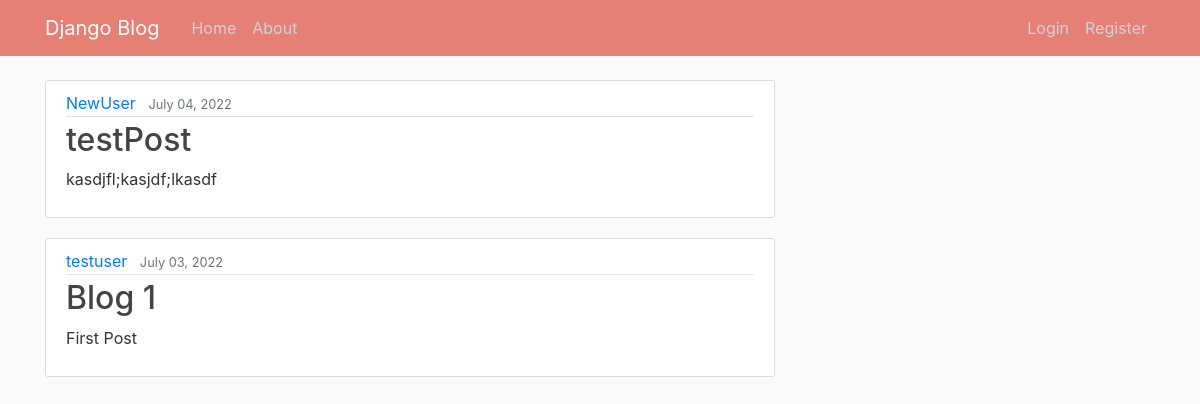
Before: / with the older database file.
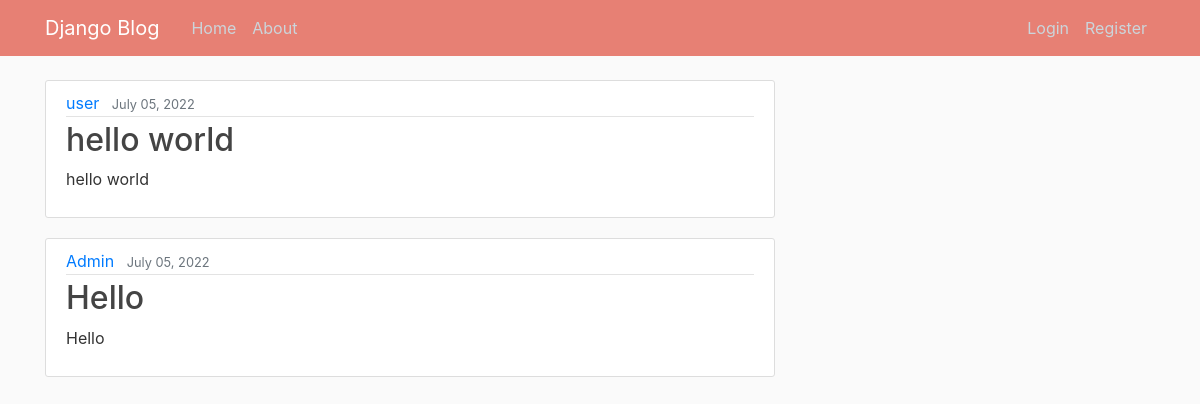
After: the same page with the newer database file.
### blog/models.py (models this page shows, shortened)
class Post(models.Model):
    title = models.CharField(max_length=100)
    content = models.TextField()
    date_posted = models.DateTimeField(default=timezone.now)
    author = models.ForeignKey(User, on_delete=models.CASCADE)

### blog/views.py (the view)
# urls.py: path('', PostListView.as_view(), name='blog-home'),
class PostListView(ListView):
    model = Post
    template_name = 'blog/home.html'
    context_object_name = 'posts'
    ordering = ['-date_posted']

### blog/templates/blog/home.html
{% extends "blog/base.html" %}
{% block content %}
    {% for post in posts %}
        <article class="media content-section">
          <div class="media-body">
            <div class="article-metadata">
              <a class="mr-2" href="#">{{ post.author }}</a>
              <small class="text-muted">{{ post.date_posted|date:"F d, Y" }}</small>
            </div>
            <h2><a class="article-title" href="{% url 'post-detail' post.id %}">{{ post.title }}</a></h2>
            <p class="article-content">{{ post.content }}</p>
          </div>
        </article>
    {% endfor %}
{% endblock content %}

### blog/templates/blog/base.html (shortened to what this page needs)
{% load static %}
<!DOCTYPE html>
<html>
<head>
    <link rel="stylesheet" href="https://maxcdn.bootstrapcdn.com/bootstrap/4.0.0/css/bootstrap.min.css">
    <link rel="stylesheet" type="text/css" href="{% static 'blog/main.css' %}">
</head>
<body>
    <header class="site-header">
      <nav class="navbar navbar-expand-md navbar-dark bg-steel fixed-top">
        <div class="container">
          <a class="navbar-brand mr-4" href="{% url 'blog-home' %}">Django Blog</a>
          <div class="collapse navbar-collapse" id="navbarToggle">
            <div class="navbar-nav mr-auto">
              <a class="nav-item nav-link" href="{% url 'blog-home' %}">Home</a>
              <a class="nav-item nav-link" href="{% url 'blog-about' %}">About</a>
            </div>
            <div class="navbar-nav">
              {% if user.is_authenticated %}
              <a class="nav-item nav-link" href="{% url 'post-create' %}">Create New Post</a>
              <a class="nav-item nav-link" href="{% url 'logout' %}">Logout</a>
              {% else %}
              <a class="nav-item nav-link" href="{% url 'login' %}">Login</a>
              <a class="nav-item nav-link" href="{% url 'register' %}">Register</a>
              {% endif %}
            </div>
          </div>
        </div>
      </nav>
    </header>
    <main role="main" class="container">
      <div class="row">
        <div class="col-md-8">
          {% block content %}{% endblock %}
        </div>
      </div>
    </main>
</body>
</html>

### blog/static/blog/main.css (style rules this page uses)
body { background: #fafafa; color: #333333; margin-top: 5rem; }
h1, h2, h3, h4, h5, h6 { color: #444444; }
.bg-steel { background-color: #E78074; }
.site-header .navbar-nav .nav-link { color: #cbd5db; }
.content-section { background: #ffffff; padding: 10px 20px; border: 1px solid #dddddd; border-radius: 3px; margin-bottom: 20px; }
.article-title { color: #444444; }
.article-content { white-space: pre-line; }
.article-metadata { padding-bottom: 1px; margin-bottom: 4px; border-bottom: 1px solid #e3e3e3 }

Changed rows visible on the page:
removed Post: author "NewUser", date_posted "July 04, 2022", title "testPost", content "kasdjfl;kasjdf;lkasdf"
removed Post: author "testuser", date_posted "July 03, 2022", title "Blog 1", content "First Post"
added Post: author "user", date_posted "July 05, 2022", title "hello world", content "hello world"
added Post: author "Admin", date_posted "July 05, 2022", title "Hello", content "Hello"
